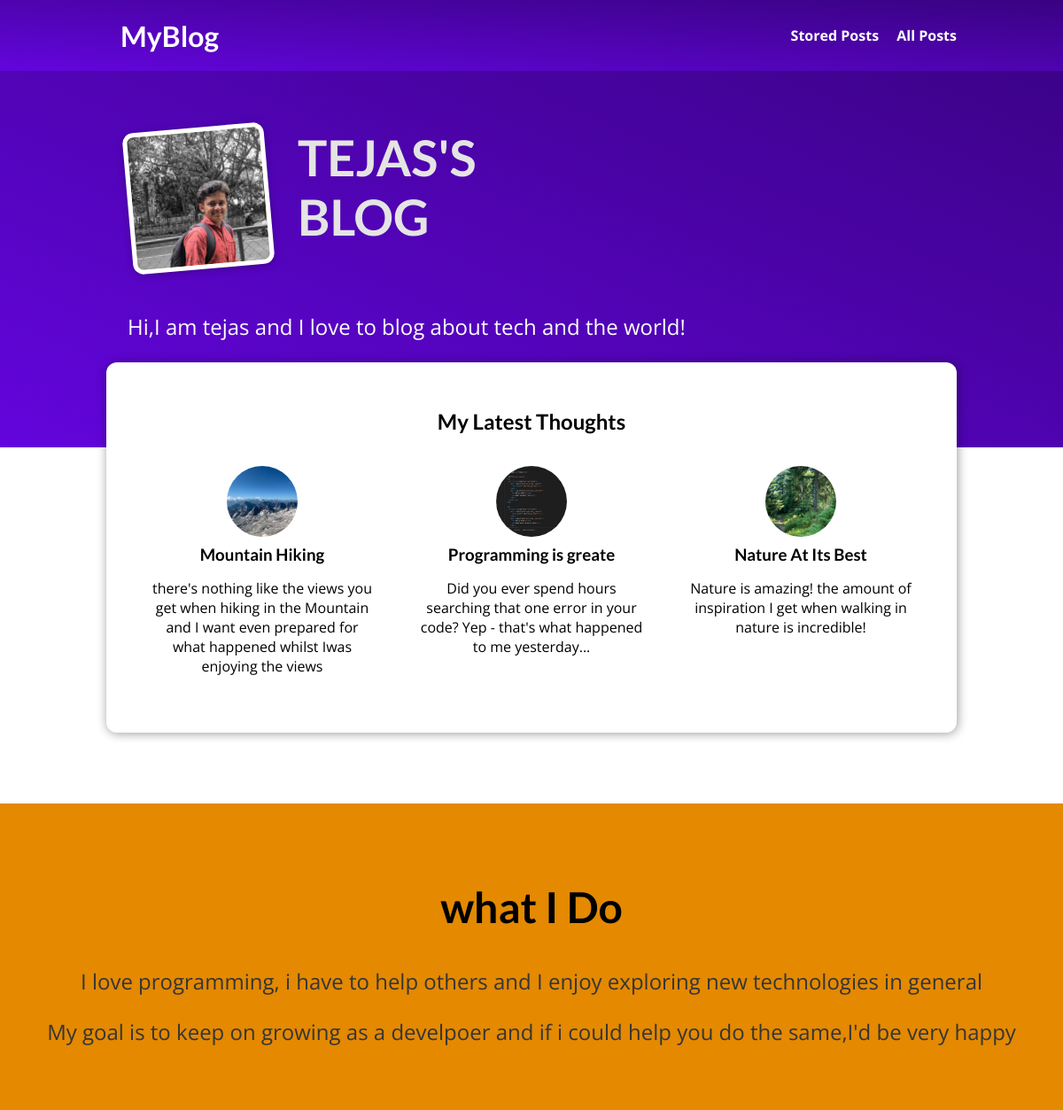
Screenshot of /blog/ with the database file from the repository.
### blog/models.py (models this page shows, shortened)
class Post(models.Model):
    title=models.CharField(max_length=150)
    excerpt=models.CharField(max_length=200)
    image = models.ImageField(upload_to="posts", blank=True,null=True)
    date=models.DateField(auto_now=True)
    slug=models.SlugField(unique=True,db_index=True)
    content=models.TextField(validators=[MinLengthValidator(10)])
    author=models.ForeignKey(Author, on_delete=models.SET_NULL,null=True,related_name="posts")
    tags=models.ManyToManyField(Tag)
    def my_PRF_image(self):
       if self.image :
          return self.image.url
       return ''

### blog/views.py (the view)
# urls.py: path("",views.StartingPageView.as_view(),name= "starting_page"),
class StartingPageView(ListView):
    template_name = "blog/index.html"
    model = Post
    ordering = ["-date"]
    context_object_name="posts"
    def get_queryset(self):
      queryset = super().get_queryset()
      data = queryset[:3]
      return data

### blog/templates/blog/index.html (shortened to what this page needs)
{% extends "base.html" %}
{% load static %}
{% block css_files %}
<link rel="stylesheet" href="{% static "blog/post.css" %}" />
<link rel="stylesheet" href="{% static "blog/index.css" %}" />
<link rel="stylesheet" href="{% static "blog/app.css" %}" />
{% endblock%}
{% block content %}
 <section id="welcome">
  <header>
    <img src="{% static "blog/images/tejas.jpeg" %}" alt="Tejas - The Author Of This Blog"/>
    <h2>TEJAS'S BLOG</h2>
  </header>
  <p>Hi,I am tejas and I love to blog about tech and the world!</p>
</section>
<section id="latest-posts">
  <h2>My Latest Thoughts</h2>
  <ul>
    {% for post in posts%}
    {% include "blog/includes/post.html" %}
    {% endfor %}
  </ul>
</section>
<section id="about">
  <h2>what I Do</h2>
 <p>I love programming, i have to help others and I enjoy exploring new technologies in general</p>
 <p>My goal is to keep on growing as a develpoer and if i could  help you do the same,I'd be very happy</p>
  {% endblock %}

### blog/templates/blog/includes/post.html (shortened to what this page needs)
<li>
    <artile class="post">
      <a href="{% url "post_details_page" post.slug %}">
        <img src="{{ post.my_PRF_image }}" alt="{{ post.title }}"/>
        <div class="post__content">
          <h3>{{ post.title}}</h3>
          <p>{{post.excerpt}}</p>
        </div>
      </a>
</li>

### blog/static/blog/post.css (style rules this page uses)
.post { display: flex; flex-direction: column; align-items: center; text-align: center; }
.post a { text-decoration: none; color: black; transition: all 0.2s ease; padding: 1rem; }
.post img { width: 5rem; height: 5rem; object-fit: cover; border-radius: 50%; }
.post h3 { margin: 0.25rem 0; }

### blog/static/blog/index.css (style rules this page uses)
#welcome { background: linear-gradient(to right top, #6305dd, #390281); padding: 6rem 12%; }
#welcome header { display: flex; align-items: flex-start; margin: 3rem auto; }
#welcome img { width: 10rem; height: 10rem; object-fit: cover; object-position: top; border: 5px solid white; border-radius: 12px; background-color: #ffe1bf; transform: rotateZ(-5deg); box-shadow: 0 2px 8px rgba(0, 0, 0, 0.25); }
#welcome h2 { font-size: 3.5rem; margin: 0 0 0 2rem; color: #e4e4e4; width: 10rem; }
#welcome p { color: white; font-size: 1.5rem; }
#latest-posts { background-color: white; padding: 2rem; border-radius: 12px; width: 60rem; margin: -6rem auto 2rem auto; box-shadow: 1px 1px 12px rgba(0, 0, 0, 0.4); }
#latest-posts h2 { text-align: center; }
#latest-posts ul { list-style: none; margin: 0; padding: 0; display: flex; gap: 1rem; }
#latest-posts li { flex: 1; }
#about { text-align: center; padding: 3rem; background-color: #e48900; margin-top: 5rem; }
#about h2 { font-size: 3rem; }
#about p { font-size: 1.5rem; color: #353535; }

### blog/static/blog/app.css (style rules this page uses)
* { box-sizing: border-box; }
html { font-family: 'Open Sans', 'Lato', sans-serif; }
body { margin: 0; }
h1, h2, h3 { font-family: 'Lato', sans-serif; font-weight: bold; }

### rows the page displays
Post: my_PRF_image (picture), title "Mountain Hiking", excerpt "there's nothing like the views you get when hiking in the Mountain and I want even prepared for what happened whilst Iwas enjoying the views"
Post: my_PRF_image (picture), title "Programming is greate", excerpt "Did you ever spend hours searching that one error in your code? Yep - that's what happened to me yesterday..."
Post: my_PRF_image (picture), title "Nature At Its Best", excerpt "Nature is amazing! the amount of inspiration I get when walking in nature is incredible!"
